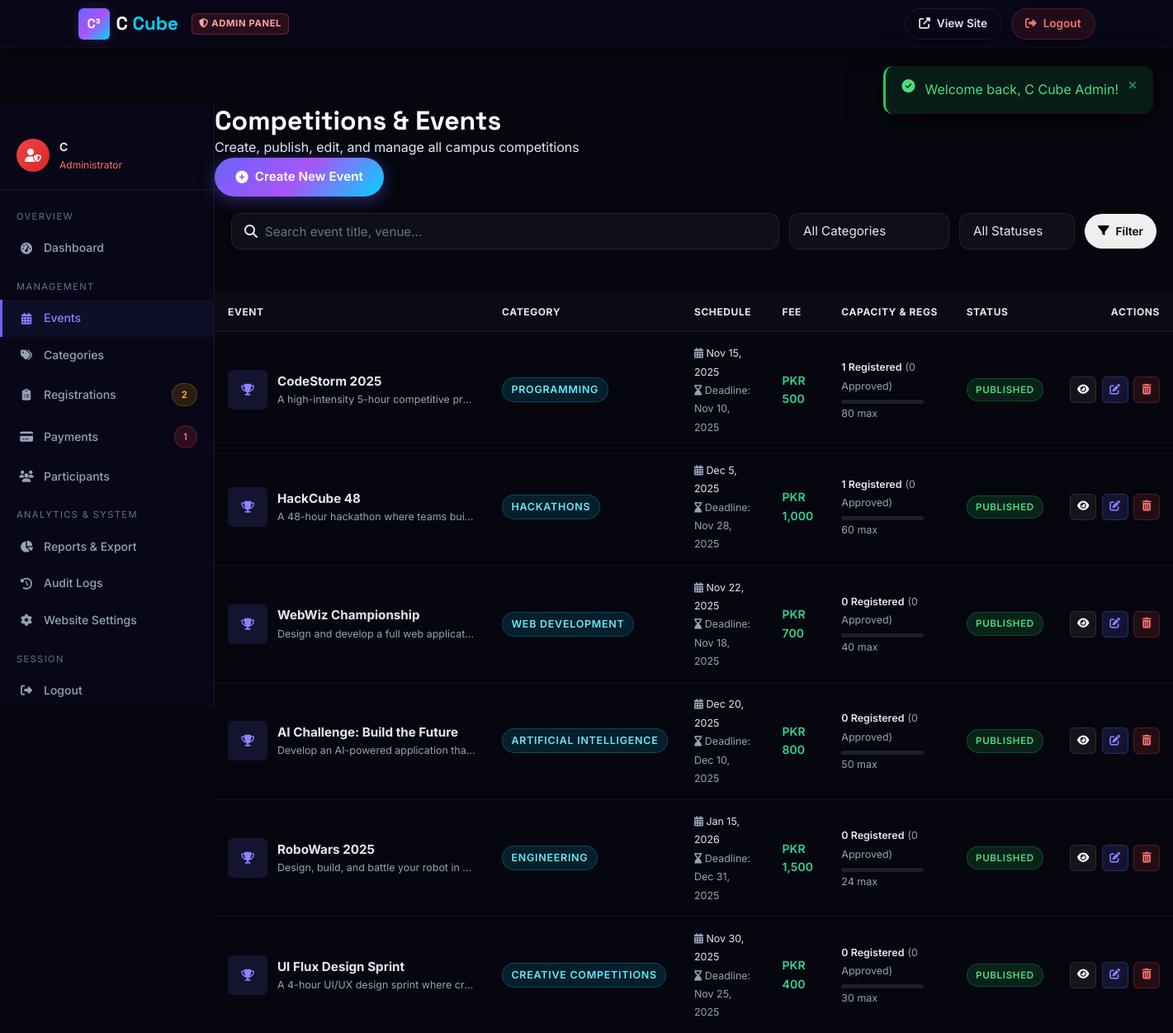
/admin/events.php (signed in), run on the app's committed database.
### tables this page shows
CREATE TABLE IF NOT EXISTS events (
    id                    INT UNSIGNED AUTO_INCREMENT PRIMARY KEY,
    category_id           INT UNSIGNED DEFAULT NULL,
    title                 VARCHAR(200)  NOT NULL,
    slug                  VARCHAR(220)  NOT NULL,
    short_description     VARCHAR(400)  DEFAULT NULL,
    description           LONGTEXT      DEFAULT NULL,
    banner_path           VARCHAR(300)  DEFAULT NULL,
    event_date            DATETIME      DEFAULT NULL,
    registration_deadline DATETIME      DEFAULT NULL,
    venue                 VARCHAR(300)  DEFAULT NULL,
    registration_fee      DECIMAL(10,2) NOT NULL DEFAULT 0.00,
    capacity              INT UNSIGNED  DEFAULT NULL,
    minimum_team_size     TINYINT UNSIGNED NOT NULL DEFAULT 1,
    maximum_team_size     TINYINT UNSIGNED NOT NULL DEFAULT 1,
    eligibility           TEXT          DEFAULT NULL,
    rules                 TEXT          DEFAULT NULL,
    prize_information     TEXT          DEFAULT NULL,
    status                ENUM('draft','published','closed','cancelled') NOT NULL DEFAULT 'draft',
    created_at            DATETIME      NOT NULL DEFAULT CURRENT_TIMESTAMP,
    updated_at            DATETIME      NOT NULL DEFAULT CURRENT_TIMESTAMP ON UPDATE CURRENT_TIMESTAMP,
    UNIQUE KEY uq_events_slug (slug),
    INDEX idx_events_status (status),
    INDEX idx_events_date (event_date),
    INDEX idx_events_deadline (registration_deadline),
    CONSTRAINT fk_events_category FOREIGN KEY (category_id) REFERENCES categories(id) ON DELETE SET NULL
);

CREATE TABLE IF NOT EXISTS categories (
    id          INT UNSIGNED AUTO_INCREMENT PRIMARY KEY,
    name        VARCHAR(100) NOT NULL,
    slug        VARCHAR(120) NOT NULL,
    description TEXT         DEFAULT NULL,
    icon        VARCHAR(80)  DEFAULT 'fa-trophy',
    created_at  DATETIME     NOT NULL DEFAULT CURRENT_TIMESTAMP,
    UNIQUE KEY uq_categories_slug (slug)
);

### config/database.php (called while the page is built, shortened)
<?php
function db(): PDO {
    static $pdo = null;
    if ($pdo === null) {
        $dsn = sprintf(
            'mysql:host=%s;port=%s;dbname=%s;charset=%s',
            DB_HOST, DB_PORT, DB_NAME, DB_CHARSET
        );
        $options = [
            PDO::ATTR_ERRMODE            => PDO::ERRMODE_EXCEPTION,
            PDO::ATTR_DEFAULT_FETCH_MODE => PDO::FETCH_ASSOC,
            PDO::ATTR_EMULATE_PREPARES   => false,
        ];
        try {
            $pdo = new PDO($dsn, DB_USER, DB_PASS, $options);
        } catch (PDOException $e) {
            error_log('[CCube DB] Connection failed: ' . $e->getMessage());
            http_response_code(503);
            die('<h2 style="font-family:sans-serif;text-align:center;margin-top:80px">Service temporarily unavailable. Please try again later.</h2>');
        }
    }
    return $pdo;
}

### admin/events.php (the view, shortened to what this page needs)
<?php
require_once __DIR__ . '/admin-header.php';
$search   = trim($_GET['search'] ?? '');
$page     = max(1, (int)($_GET['page'] ?? 1));
$per_page = 10;
$where = ["1=1"];
$params = [];
$where_sql = implode(' AND ', $where);
$count_stmt = $pdo->prepare(
    "SELECT COUNT(*) FROM events e
     LEFT JOIN categories c ON c.id = e.category_id
     WHERE $where_sql"
);
$count_stmt->execute($params);
$total = (int)$count_stmt->fetchColumn();
$pages = max(1, (int)ceil($total / $per_page));
$page  = min($page, $pages);
$offset = ($page - 1) * $per_page;
$data_sql = "
    SELECT e.*, c.name AS category_name, c.slug AS category_slug,
           (SELECT COUNT(*) FROM registrations r WHERE r.event_id = e.id) AS reg_count,
           (SELECT COUNT(*) FROM registrations r WHERE r.event_id = e.id AND r.registration_status = 'approved') AS approved_count
    FROM events e
    LEFT JOIN categories c ON c.id = e.category_id
    WHERE $where_sql
    ORDER BY e.created_at DESC
    LIMIT $per_page OFFSET $offset
";
$stmt = $pdo->prepare($data_sql);
$stmt->execute($params);
$events = $stmt->fetchAll();
?>
<div class="dashboard-header" style="flex-wrap:wrap;gap:1rem">
  <div>
    <h1 class="dashboard-title">Competitions & Events</h1>
    <p class="dashboard-subtitle">Create, publish, edit, and manage all campus competitions</p>
  </div>
  <div>
    <a href="<?= BASE_URL ?>admin/event-create.php" class="btn btn-primary">
      <i class="fa fa-plus-circle"></i> Create New Event
    </a>
  </div>
</div>
<div class="dash-card mb-4" style="padding:1.25rem">
  <form method="GET" action="" style="display:flex;flex-wrap:wrap;gap:0.75rem;align-items:center">
    <div style="flex:1;min-width:220px;position:relative">
      <input type="text" name="search" class="form-control" placeholder="Search event title, venue..." value="<?= e($search) ?>" style="padding-left:2.5rem">
      <i class="fa fa-search" style="position:absolute;left:1rem;top:50%;transform:translateY(-50%);color:var(--text-muted)"></i>
    </div>
    <div style="min-width:160px">
      <select name="category" class="form-control">
        <option value="">All Categories</option>
      </select>
    </div>
    <div style="min-width:140px">
      <select name="status" class="form-control">
        <option value="">All Statuses</option>
      </select>
    </div>
    <button type="submit" class="btn btn-secondary btn-sm" style="height:42px">
      <i class="fa fa-filter"></i> Filter
    </button>
  </form>
</div>
<div class="dash-card">
  <?php if (empty($events)): ?>
    <div style="text-align:center;padding:3.5rem 1rem">
      <i class="fa fa-calendar-times" style="font-size:3rem;color:var(--text-muted);margin-bottom:1rem;display:block"></i>
      <h3 style="color:var(--text-primary);font-size:1.15rem;font-weight:600">No events found</h3>
      <p style="color:var(--text-secondary);max-width:380px;margin:0.5rem auto 1.5rem">
        Try adjusting your filter parameters or create a new event.
      </p>
      <a href="<?= BASE_URL ?>admin/event-create.php" class="btn btn-primary btn-sm"><i class="fa fa-plus-circle"></i> Create Event</a>
    </div>
  <?php else: ?>
    <div class="table-responsive">
      <table class="admin-table">
        <thead>
          <tr>
            <th>Event</th>
            <th>Category</th>
            <th>Schedule</th>
            <th>Fee</th>
            <th>Capacity & Regs</th>
            <th>Status</th>
            <th style="text-align:right">Actions</th>
          </tr>
        </thead>
        <tbody>
          <?php foreach ($events as $ev): ?>
            <tr>
              <td>
                <div style="display:flex;align-items:center;gap:0.75rem">
                  <?php if (!empty($ev['banner_path'])): ?>
                    <img src="<?= BASE_URL . e($ev['banner_path']) ?>" alt="" style="width:48px;height:48px;object-fit:cover;border-radius:var(--radius-sm);border:1px solid rgba(255,255,255,0.1)">
                  <?php else: ?>
                    <div style="width:48px;height:48px;border-radius:var(--radius-sm);background:rgba(99,102,241,0.15);display:flex;align-items:center;justify-content:center;color:var(--clr-primary-2)">
                      <i class="fa fa-trophy"></i>
                    </div>
                  <?php endif; ?>
                  <div>
                    <strong style="color:var(--text-primary);font-size:0.95rem"><?= e($ev['title']) ?></strong>
                    <div class="text-xs text-muted" style="max-width:240px;white-space:nowrap;overflow:hidden;text-overflow:ellipsis">
                      <?= e($ev['short_description'] ?? 'No description') ?>
                    </div>
                  </div>
                </div>
              </td>
              <td>
                <span class="badge badge-info text-xs"><?= e($ev['category_name'] ?? 'Uncategorized') ?></span>
              </td>
              <td>
                <span class="text-xs" style="color:var(--text-primary)"><i class="fa fa-calendar-alt text-muted"></i> <?= fmt_date($ev['event_date'], 'M j, Y') ?></span><br>
                <span class="text-xs text-muted"><i class="fa fa-hourglass-end"></i> Deadline: <?= fmt_date($ev['registration_deadline'], 'M j, Y') ?></span>
              </td>
              <td style="font-weight:600;color:#34d399">
                <?= fmt_money($ev['registration_fee']) ?>
              </td>
              <td>
                <span class="text-xs" style="font-weight:600;color:var(--text-primary)"><?= $ev['reg_count'] ?> Registered</span>
                <span class="text-xs text-muted">(<?= $ev['approved_count'] ?> Approved)</span>
                <?php if ($ev['capacity']): ?>
                  <div class="progress-bar-bg" style="width:100px;height:5px;background:rgba(255,255,255,0.1);border-radius:10px;margin-top:0.35rem;overflow:hidden">
                    <div style="height:100%;width:<?= min(100, round(($ev['reg_count'] / $ev['capacity']) * 100)) ?>%;background:var(--accent-gradient)"></div>
                  </div>
                  <span class="text-xs text-muted"><?= $ev['capacity'] ?> max</span>
                <?php endif; ?>
              </td>
              <td>
                <?= status_badge($ev['status']) ?>
              </td>
              <td style="text-align:right">
                <div style="display:inline-flex;gap:0.4rem">
                  <a href="<?= BASE_URL ?>event-details.php?slug=<?= e($ev['slug']) ?>" target="_blank" class="btn-icon" title="View Public Page" style="width:32px;height:32px;background:rgba(255,255,255,0.06);border:1px solid rgba(255,255,255,0.1);color:#fff;border-radius:var(--radius-sm)">
                    <i class="fa fa-eye"></i>
                  </a>
                  <a href="<?= BASE_URL ?>admin/event-edit.php?id=<?= $ev['id'] ?>" class="btn-icon" title="Edit Event" style="width:32px;height:32px;background:rgba(99,102,241,0.15);border:1px solid rgba(99,102,241,0.3);color:var(--clr-primary-2);border-radius:var(--radius-sm)">
                    <i class="fa fa-edit"></i>
                  </a>
                  <button type="button" class="btn-icon" title="Delete Event" onclick="confirmDelete(<?= $ev['id'] ?>, '<?= e(addslashes($ev['title'])) ?>')" style="width:32px;height:32px;background:rgba(239,68,68,0.12);border:1px solid rgba(239,68,68,0.25);color:#f87171;border-radius:var(--radius-sm);cursor:pointer">
                    <i class="fa fa-trash-alt"></i>
                  </button>
                </div>
              </td>
            </tr>
          <?php endforeach; ?>
        </tbody>
      </table>
    </div>
  <?php endif; ?>
</div>
<?php require_once __DIR__ . '/admin-footer.php'; ?>

### includes/functions.php (shortened to what this page needs)
<?php
function e(string $s): string {
    return htmlspecialchars($s, ENT_QUOTES | ENT_SUBSTITUTE, 'UTF-8');
}
function setting(string $key, string $default = ''): string {
    static $cache = null;
    if ($cache === null) {
        try {
            $rows = db()->query("SELECT setting_key, setting_value FROM settings")->fetchAll();
            $cache = array_column($rows, 'setting_value', 'setting_key');
        } catch (Throwable) {
            $cache = [];
        }
    }
    return $cache[$key] ?? $default;
}
function fmt_date(string $dt, string $format = 'M j, Y'): string {
    try { return (new DateTime($dt))->format($format); } catch (Exception) { return $dt; }
}
function fmt_money(float $amount): string {
    $currency = setting('payment_currency', 'PKR');
    return $currency . ' ' . number_format($amount, 0);
}
function status_badge(string $status): string {
    $map = [
        'pending_payment'  => ['Pending Payment',   'badge-warning'],
        'pending_approval' => ['Pending Approval',  'badge-info'],
        'approved'         => ['Approved',           'badge-success'],
        'rejected'         => ['Rejected',           'badge-danger'],
        'cancelled'        => ['Cancelled',          'badge-secondary'],
        'not_submitted'    => ['Not Submitted',      'badge-warning'],
        'pending'          => ['Pending',            'badge-info'],
        'verified'         => ['Verified',           'badge-success'],
        'draft'            => ['Draft',              'badge-secondary'],
        'published'        => ['Published',          'badge-success'],
        'closed'           => ['Closed',             'badge-warning'],
        'active'           => ['Active',             'badge-success'],
        'inactive'         => ['Inactive',           'badge-secondary'],
        'banned'           => ['Banned',             'badge-danger'],
    ];
    [$label, $class] = $map[$status] ?? [ucfirst($status), 'badge-secondary'];
    return "<span class=\"badge {$class}\">" . e($label) . "</span>";
}

### data on the page
events: title "CodeStorm 2025", short_description "A high-intensity 5-hour competitive pr…", category.name "PROGRAMMING", event_date "Nov 15, 2025", registration_deadline "Nov 10, 2025", registration_fee "PKR 500", reg_count "1", approved_count "0", capacity "80"
events: title "HackCube 48", short_description "A 48-hour hackathon where teams bui…", category.name "HACKATHONS", event_date "Dec 5, 2025", registration_deadline "Nov 28, 2025", registration_fee "PKR 1,000", reg_count "1", approved_count "0", min(100, round(($ev['reg_count'] / $ev['capacity']) * 100)) 2 (drawn), capacity "60"
events: title "WebWiz Championship", short_description "Design and develop a full web applicat…", category.name "WEB DEVELOPMENT", event_date "Nov 22, 2025", registration_deadline "Nov 18, 2025", registration_fee "PKR 700", reg_count "0", approved_count "0", capacity "40", $ev['id'] 3 (drawn)
events: title "AI Challenge: Build the Future", short_description "Develop an AI-powered application tha…", category.name "ARTIFICIAL INTELLIGENCE", event_date "Dec 20, 2025", registration_deadline "Dec 10, 2025", registration_fee "PKR 800", reg_count "0", approved_count "0", capacity "50"
events: title "RoboWars 2025", short_description "Design, build, and battle your robot in…", category.name "ENGINEERING", event_date "Jan 15, 2026", registration_deadline "Dec 31, 2025", registration_fee "PKR 1,500", reg_count "0", approved_count "0", capacity "24"
events: title "UI Flux Design Sprint", short_description "A 4-hour UI/UX design sprint where cr…", category.name "CREATIVE COMPETITIONS", event_date "Nov 30, 2025", registration_deadline "Nov 25, 2025", registration_fee "PKR 400", reg_count "0", approved_count "0", capacity "30"

### other printed values
$flash['message'] "Welcome back, C Cube Admin!"
explode(' ', $admin_user['full_name'])[0] "C"
$pending_registrations_count "2"
$pending_payments_count "1"
